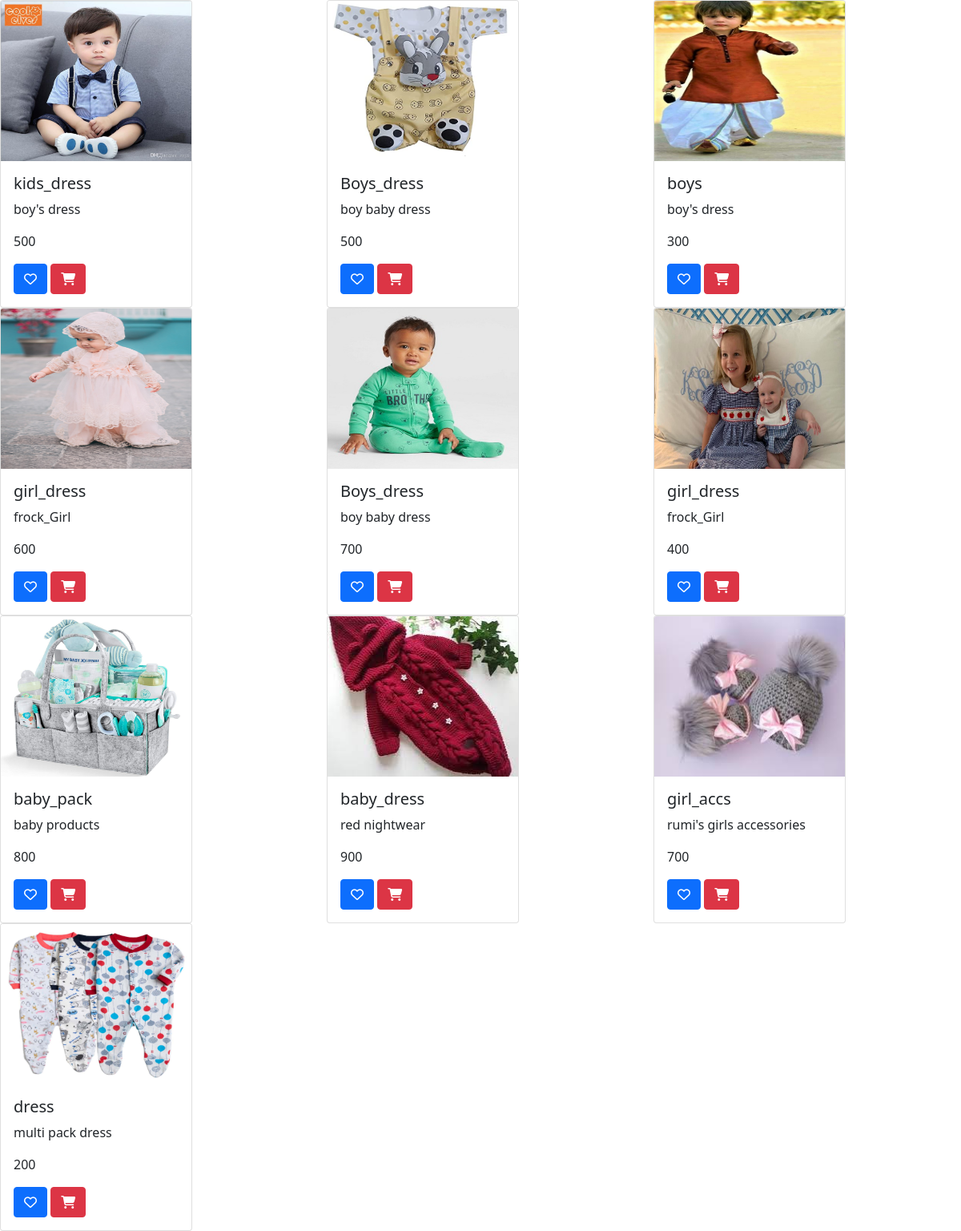
Page /myApp/user_view_pdt/ on the committed database.
### myApp/models.py (models this page shows, shortened)
class pdtupldmodel(models.Model):
    shopid=models.IntegerField()
    pnm = models.CharField(max_length=20)
    prc = models.IntegerField()
    pdtimg = models.ImageField(upload_to='myApp/static')
    dsc = models.CharField(max_length=40)

### myApp/views.py (the view)
# urls.py: path('user_view_pdt/', user_view_pdt),
def user_view_pdt(request):
    a = pdtupldmodel.objects.all()
    pname = []
    price = []
    pdtimg = []
    desc = []
    id = []
    for i in a:
        pn = i.pnm
        pname.append(pn)
        prc = i.prc
        price.append(prc)
        img = i.pdtimg
        pdtimg.append(str(img).split('/')[-1])
        ds = i.dsc
        desc.append(ds)
        pid = i.id
        id.append(pid)
        mylist = zip(pname, price, pdtimg, desc, id)
    return render(request, 'user_viewpdt.html', {'pdtdata': mylist})

### myApp/templates/user_viewpdt.html (shortened to what this page needs)
<!DOCTYPE html>
<html lang="en">
<head>
{% load static %}
    <link href="https://cdn.jsdelivr.net/npm/bootstrap@5.0.2/dist/css/bootstrap.min.css" rel="stylesheet">
</head>
<body>
<div class="row">
{% for i,j,k,l,m in pdtdata %}
    <div class="col-4">
<div class="card" style="width: 15rem;">
  <img src="{% static k %}" height="200px" width="200px" class="card-img-top" alt="...">
  <div class="card-body">
    <h5 class="card-title">{{ i }}</h5>
    <p class="card-text">{{ l }}</p>
    <p>{{ j }}</p>
    <a class="btn btn-primary" href="http://127.0.0.1:8000/myApp/add_to_wishlist/{{ m }}"><i class="fa-regular fa-heart"></i></a>
    <a class="btn btn-danger" href="http://127.0.0.1:8000/myApp/add_to_cart/{{ m }}"><i class="fa-sharp fa-solid fa-cart-shopping"></i></a>
  </div>
</div>
    </div>
{% endfor %}
</div>
</body>
</html>

### rows in the picture
pdtupldmodel: pdtdata "kids_dress", pdtdata "boy's dress"
pdtupldmodel: pdtdata "Boys_dress", pdtdata "boy baby dress"
pdtupldmodel: pdtdata "boys", pdtdata "boy's dress"
pdtupldmodel: pdtdata "girl_dress", pdtdata "frock_Girl"
pdtupldmodel: pdtdata "Boys_dress", pdtdata "boy baby dress"
pdtupldmodel: pdtdata "girl_dress", pdtdata "frock_Girl"
pdtupldmodel: pdtdata "baby_pack", pdtdata "baby products"
pdtupldmodel: pdtdata "baby_dress", pdtdata "red nightwear"
pdtupldmodel: pdtdata "girl_accs", pdtdata "rumi's girls accessories"
pdtupldmodel: pdtdata "dress", pdtdata "multi pack dress"

### other values in the picture
{{ j }} "500" "500" "300" "600" "700" "400" "800" "900" "700" "200"
